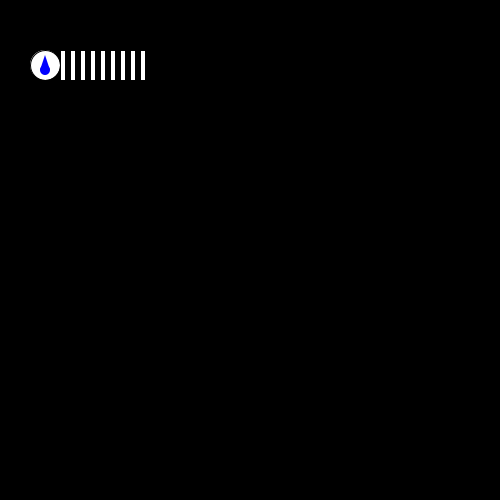
Frame 1 (no input)
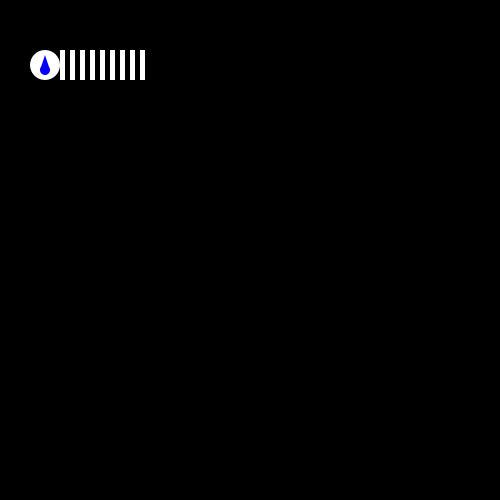
Frame 60 (the mouse pressed at the canvas centre just before this capture)
Frame 120 (the mouse held since frame 60 and released just before this capture): identical to frame 60, image omitted

The Processing sketch that drew these frames (run headless with seeded random() and noise(); from frame 60 on, the mouse is pressed at the canvas centre):

// Processing sketch: upgrade_class
// ── upgrade_class.pde
Upgrade wut;
void setup()
{
  size(500, 500);
  wut = new Upgrade(0, 0);
}
void draw()
{
  background(0);
  wut.display();
}
class Upgrade {
  int x;
  int y;
  Upgrade(int _x, int _y)
  {
    x = _x;
    y = _y;
  }
  void display()
  {
    fill(255);
    if (dist(mouseX,mouseY,45+x,65+y) < 15)
    {
      fill(#FF7C00);
    }
    ellipse(45+x, 65+y, 30, 30);
    for (int i = 60; i < 150; i+=10)
    {
      fill(255);
      rect(i+x, 50+y, 5, 30);
    }
    fill(0, 0, 255);
    noStroke();
    ellipse(45+x, 70+y, 10, 10);
    triangle(40+x, 70+y, 50+x, 70+y, 45+x, 55+y);
  }
}
